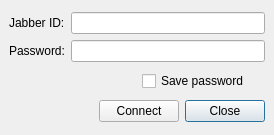
<ui version="4.0" >
 <class>login</class>
 <widget class="QDialog" name="login" >
  <property name="geometry" >
   <rect>
    <x>0</x>
    <y>0</y>
    <width>274</width>
    <height>135</height>
   </rect>
  </property>
  <property name="windowTitle" >
   <string>PyJim- Login</string>
  </property>
  <layout class="QGridLayout" >
   <property name="margin" >
    <number>9</number>
   </property>
   <property name="spacing" >
    <number>6</number>
   </property>
   <item row="2" column="0" >
    <spacer>
     <property name="orientation" >
      <enum>Qt::Horizontal</enum>
     </property>
     <property name="sizeHint" >
      <size>
       <width>20</width>
       <height>20</height>
      </size>
     </property>
    </spacer>
   </item>
   <item row="2" column="3" >
    <widget class="QPushButton" name="close" >
     <property name="text" >
      <string>Close</string>
     </property>
    </widget>
   </item>
   <item row="0" column="0" colspan="4" >
    <layout class="QHBoxLayout" >
     <property name="margin" >
      <number>0</number>
     </property>
     <property name="spacing" >
      <number>6</number>
     </property>
     <item>
      <layout class="QVBoxLayout" >
       <property name="margin" >
        <number>0</number>
       </property>
       <property name="spacing" >
        <number>6</number>
       </property>
       <item>
        <widget class="QLabel" name="label" >
         <property name="text" >
          <string>Jabber ID:</string>
         </property>
        </widget>
       </item>
       <item>
        <widget class="QLabel" name="label_2" >
         <property name="text" >
          <string>Password:</string>
         </property>
        </widget>
       </item>
      </layout>
     </item>
     <item>
      <layout class="QVBoxLayout" >
       <property name="margin" >
        <number>0</number>
       </property>
       <property name="spacing" >
        <number>6</number>
       </property>
       <item>
        <widget class="QLineEdit" name="jid" />
       </item>
       <item>
        <widget class="QLineEdit" name="password" >
         <property name="echoMode" >
          <enum>QLineEdit::Password</enum>
         </property>
        </widget>
       </item>
      </layout>
     </item>
    </layout>
   </item>
   <item row="2" column="1" colspan="2" >
    <widget class="QPushButton" name="connect" >
     <property name="text" >
      <string>Connect</string>
     </property>
    </widget>
   </item>
   <item row="1" column="2" colspan="2" >
    <widget class="QCheckBox" name="savePassword" >
     <property name="layoutDirection" >
      <enum>Qt::LeftToRight</enum>
     </property>
     <property name="text" >
      <string>Save password</string>
     </property>
    </widget>
   </item>
   <item row="1" column="0" colspan="2" >
    <spacer>
     <property name="orientation" >
      <enum>Qt::Horizontal</enum>
     </property>
     <property name="sizeHint" >
      <size>
       <width>121</width>
       <height>20</height>
      </size>
     </property>
    </spacer>
   </item>
  </layout>
 </widget>
 <resources/>
 <connections>
  <connection>
   <sender>close</sender>
   <signal>clicked()</signal>
   <receiver>login</receiver>
   <slot>reject()</slot>
   <hints>
    <hint type="sourcelabel" >
     <x>70</x>
     <y>100</y>
    </hint>
    <hint type="destinationlabel" >
     <x>107</x>
     <y>100</y>
    </hint>
   </hints>
  </connection>
  <connection>
   <sender>connect</sender>
   <signal>clicked()</signal>
   <receiver>login</receiver>
   <slot>accept()</slot>
   <hints>
    <hint type="sourcelabel" >
     <x>192</x>
     <y>104</y>
    </hint>
    <hint type="destinationlabel" >
     <x>133</x>
     <y>77</y>
    </hint>
   </hints>
  </connection>
 </connections>
</ui>
